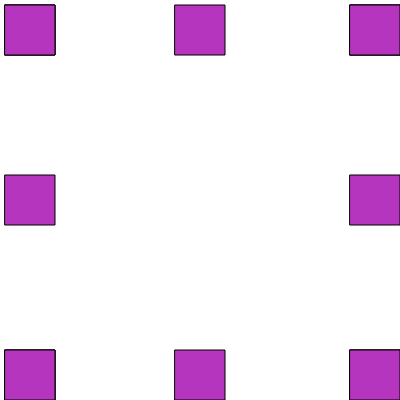
Frame 1 (no input)
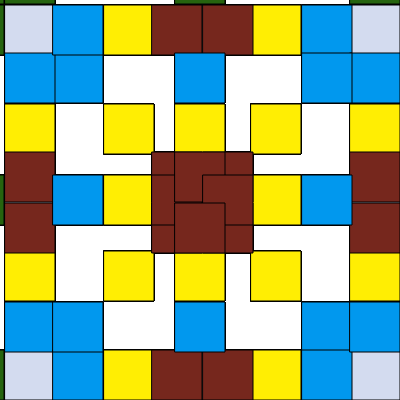
Frame 60 (no input)
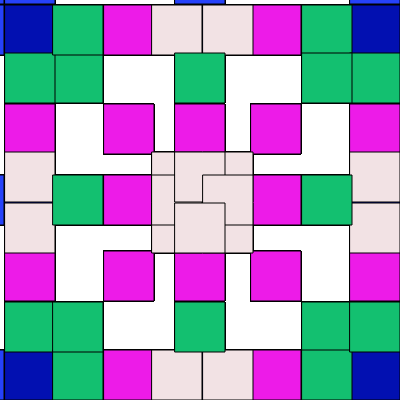
Frame 120 (the mouse pressed at the canvas centre since frame 60)

The p5.js sketch that drew these frames (run headless with seeded random() and noise() and a simulated clock; from frame 60 on, the mouse is pressed at the canvas centre):

// p5.js sketch
// ── sketch.js
var offset =0

function setup() {
  createCanvas(400, 400);
}

function draw() {
  background("rgba(255,0,0,0)");
fill(random(255),random(255),random(255))
  
  rect (5 +offset,5,50)
  rect(5,5 +offset,50)
  rect(5 +offset,5 +offset, 50)
  
  rect ( 350- offset,350 ,50)
  rect (350,350-offset,50)
  rect (350 -offset, 350-offset,50)
  
  
  
  rect(5 + offset,350,50)
  rect(5,350- offset,50)
  rect(5+offset,350 -offset,50 )
  
  rect(350-offset,5,50)
  rect(350,5+offset,50)
  rect(350-offset,5+offset,50)
  
  rect(350 -offset,175,50)
  rect(175,350-offset,50)
  rect(5+offset,175,50)
  rect(175,5+offset,50)
  
  
offset =offset +99

  if (offset > 400) {
    offset=0
  }








}
